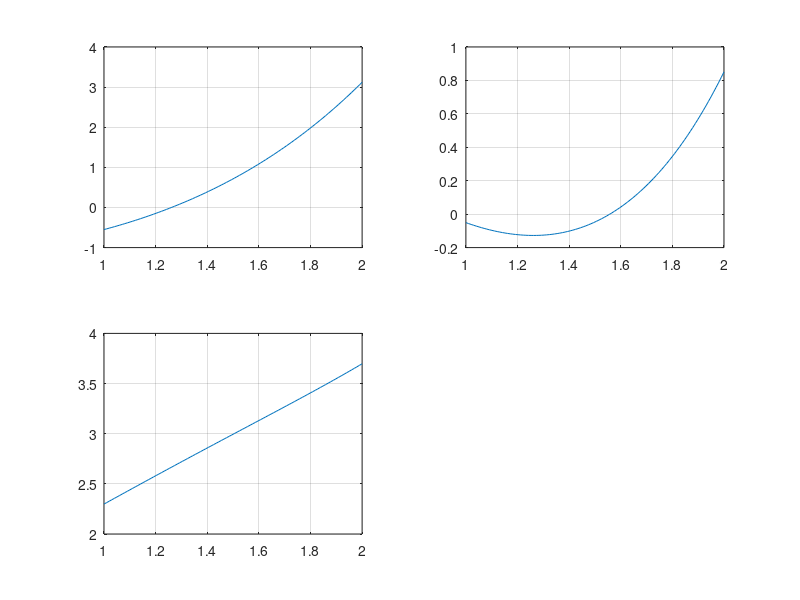

Here is the MATLAB script that generated this plot: (Note: this script raises an error after producing the figure.)
% clc
% %2.1
% syms X
% %Langrazas polinoma iegusana
% x=[1;2;3];
% y=[1.88;2.18;2.72];
% plot(x,y,'ko')
% 
% 
% 
% L=y(1)*(X-x(2))*(X-x(3))/((x(1)-x(2))*(x(1)-x(3)))+...
%   y(2)*(X-x(1))*(X-x(3))/((x(2)-x(1))*(x(2)-x(3)))+...
%   y(3)*(X-x(1))*(X-x(2))/((x(3)-x(1))*(x(3)-x(2)));
%     
% 
%  simplify(L)
% %atbildi iekopesim Lp ar handle rezimu
% 
%  Lp=@(xx) (3.*xx.^2)./25 - (3.*xx)./50 + 91./50
% 
% hold on 
% xx=1:0.1:3;
% plot(xx,Lp(xx),'r')

% %2.2
clc
% syms x
x=linspace(1,2,100);
f=@(x) exp(x)-x-2.2688;
df=@(x) (-0.500.*x.^2)-2.269.*x +exp(x);
d2f=@(x) -0.0416667.*x.^4-0.378167.*x.^3+exp(x);

% plot(x,f(x))
subplot(2,2,1);
plot(x,f(x))
grid
subplot(2,2,2);
plot(x,df(x))
grid
subplot(2,2,3);
plot(x,d2f(x))
grid
regulafalsi(f,d2f,1,2,0.001)



%syms x
%f=3*x-cos(x);
%df=diff(f)
%df2=diff(f,2)